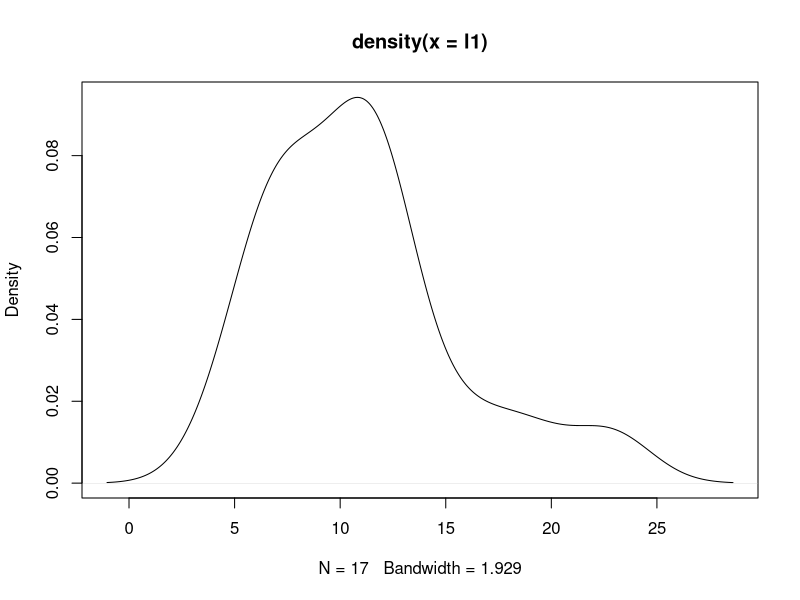
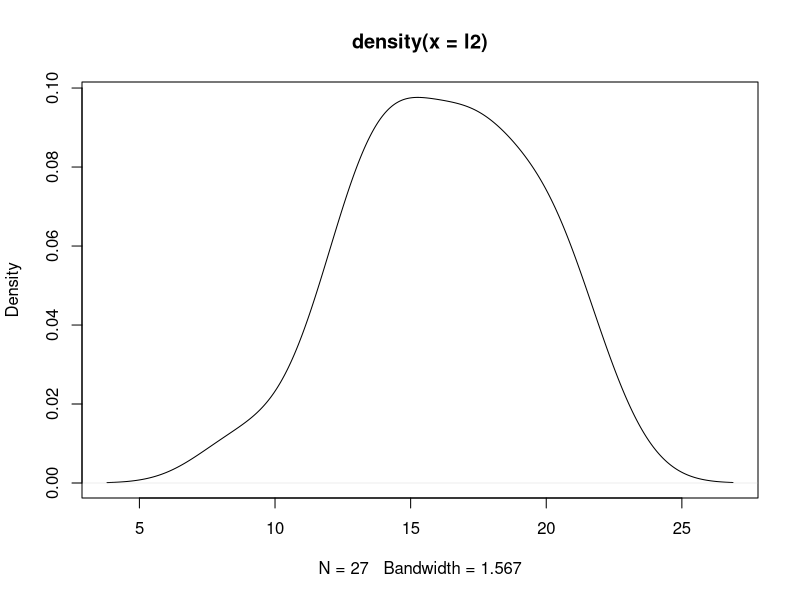
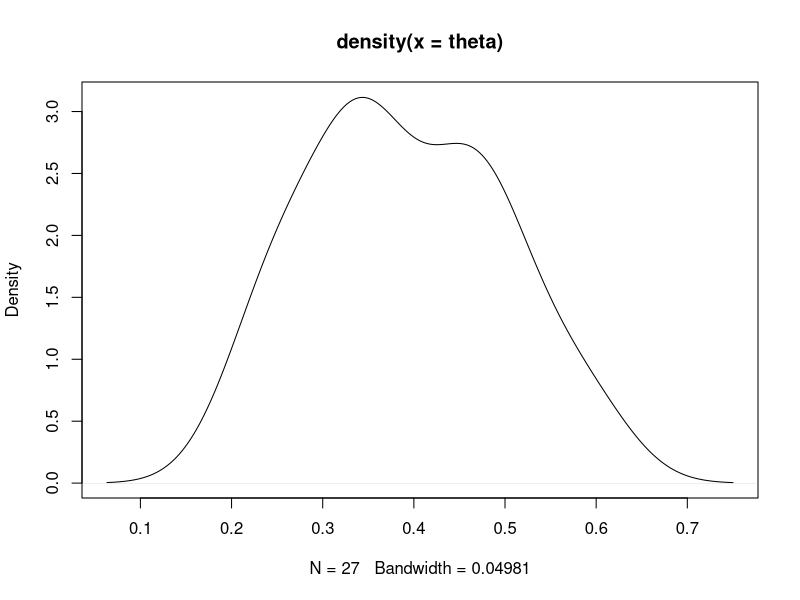

The R source for these figures, in order:
m<-10
n<-15
lambda1<-2
lambda2<-2

X<-rpois(m,lambda1)
Y<-rpois(n,lambda2)

a<-1
b<-1

l1<-rgamma(a+sum(X),b+m)
l2<-rgamma(a+sum(Y),b+n)

plot(density(l1))
plot(density(l2))

mean(l1)
mean(l2)
var(l1)
var(l2)

theta<-l1/(l1+l2)

mean(theta)
var(theta)

plot(density(theta))
